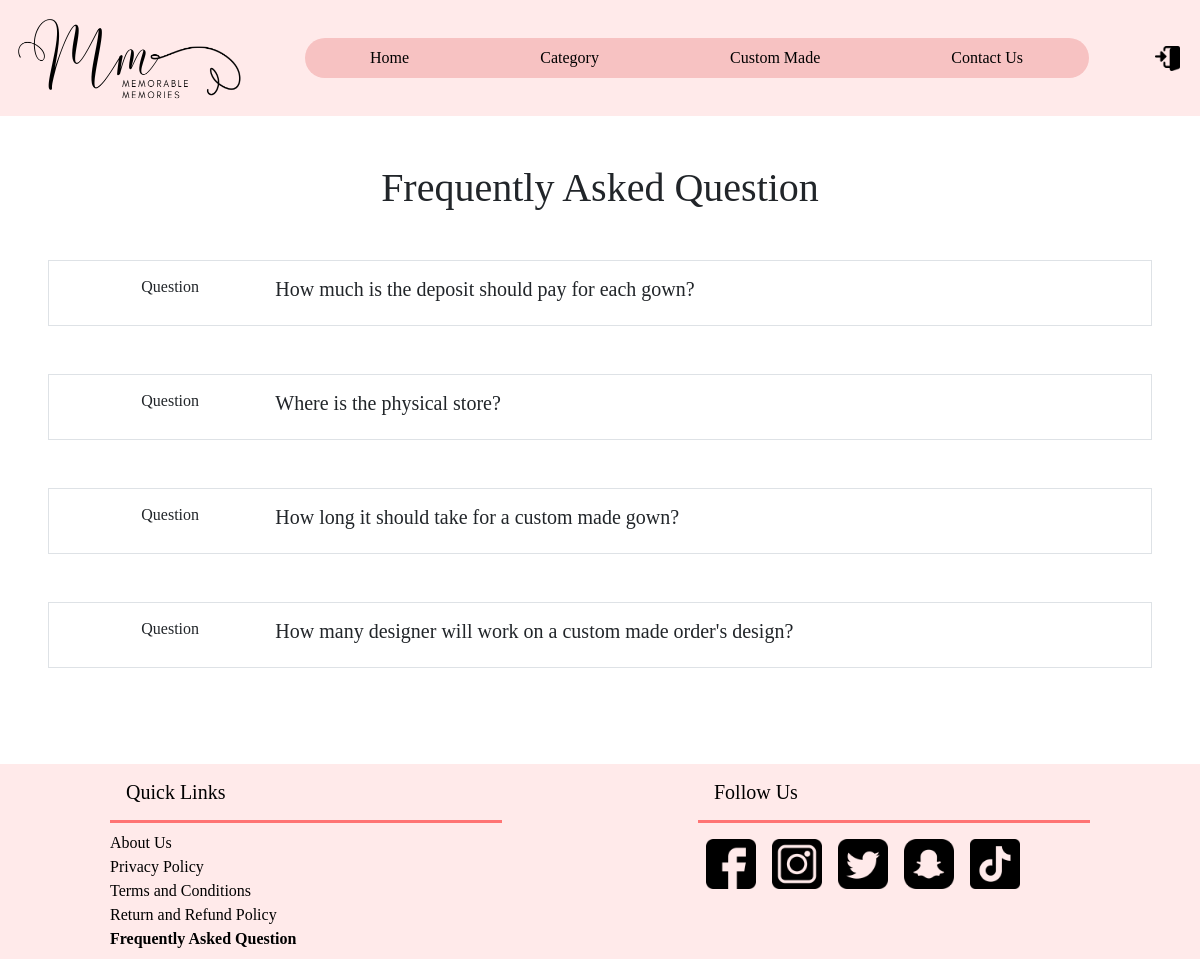
/customer/FAQ.php, run on the app's committed database.
### tables this page shows
CREATE TABLE `faq` (
  `faq_id` int(5) NOT NULL,
  `faq_question` text NOT NULL,
  `faq_answer` text NOT NULL
);

### customer/FAQ.php (the view, shortened to what this page needs)
<!DOCTYPE HTML>
<html>
<head>
    <link href="https://cdn.jsdelivr.net/npm/bootstrap@5.2.0-beta1/dist/css/bootstrap.min.css" rel="stylesheet">
    <link href="../css/shared.css" rel="stylesheet">
</head>
<body>
    <div class="container-fluid p-0">
        <?php
        include '../config/dbase.php';
        include 'navigationBar.php';
        ?>
        <div class="faq d-flex flex-column justify-content-center">
            <h1 class="text-center my-5">Frequently Asked Question</h1>
            <div>
                <?php
                $getFAQ_Query = "SELECT * FROM faq";
                $getFAQ_Stmt = $con->prepare($getFAQ_Query);
                $getFAQ_Stmt->execute();
                while ($getFAQ_Row = $getFAQ_Stmt->fetch(PDO::FETCH_ASSOC)) {
                    extract($getFAQ_Row);
                    $faq_question = ucfirst($getFAQ_Row['faq_question']);
                    echo "<div class='section border mb-5 mx-5'>";
                        echo "<div class='question p-3 d-flex'>";
                            echo "<div class='instruction mx-3 col-2'>";
                                echo "<h6 class='text-center'>Question</h3>";
                            echo "</div>";
                            echo "<div class='detail'>";
                                echo "<h5>$faq_question</h3>";
                            echo "</div>";
                        echo "</div>";
                    echo "</div>";
                }
                ?>
            </div>
        </div>
        <?php
        include 'footer.php';
        ?>
    </div>
</body>
</html>

### css/shared.css (style rules this page uses)
html, body { font-family: "Comic Sans MS", "Comic Sans", cursive; }

### data on the page
faq: faq_question "How much is the deposit should pay for each gown?"
faq: faq_question "Where is the physical store?"
faq: faq_question "How long it should take for a custom made gown?"
faq: faq_question "How many designer will work on a custom made order's design?"
